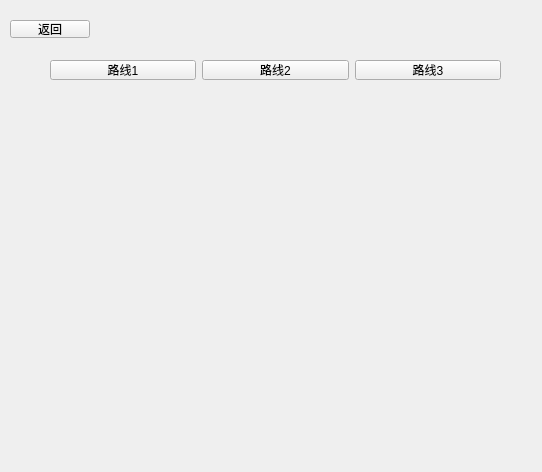
<?xml version="1.0" encoding="UTF-8"?>
<ui version="4.0">
 <class>Bus</class>
 <widget class="QWidget" name="Bus">
  <property name="geometry">
   <rect>
    <x>0</x>
    <y>0</y>
    <width>542</width>
    <height>472</height>
   </rect>
  </property>
  <property name="windowTitle">
   <string>Form</string>
  </property>
  <widget class="QLabel" name="img">
   <property name="geometry">
    <rect>
     <x>40</x>
     <y>90</y>
     <width>471</width>
     <height>341</height>
    </rect>
   </property>
   <property name="cursor">
    <cursorShape>ArrowCursor</cursorShape>
   </property>
   <property name="text">
    <string/>
   </property>
  </widget>
  <widget class="QPushButton" name="Return">
   <property name="geometry">
    <rect>
     <x>10</x>
     <y>20</y>
     <width>80</width>
     <height>18</height>
    </rect>
   </property>
   <property name="text">
    <string>返回</string>
   </property>
  </widget>
  <widget class="QWidget" name="">
   <property name="geometry">
    <rect>
     <x>50</x>
     <y>60</y>
     <width>451</width>
     <height>20</height>
    </rect>
   </property>
   <layout class="QHBoxLayout" name="horizontalLayout">
    <item>
     <widget class="QPushButton" name="bus1">
      <property name="text">
       <string>路线1</string>
      </property>
     </widget>
    </item>
    <item>
     <widget class="QPushButton" name="bus2">
      <property name="text">
       <string>路线2</string>
      </property>
     </widget>
    </item>
    <item>
     <widget class="QPushButton" name="bus3">
      <property name="text">
       <string>路线3</string>
      </property>
     </widget>
    </item>
   </layout>
  </widget>
 </widget>
 <resources/>
 <connections/>
</ui>
